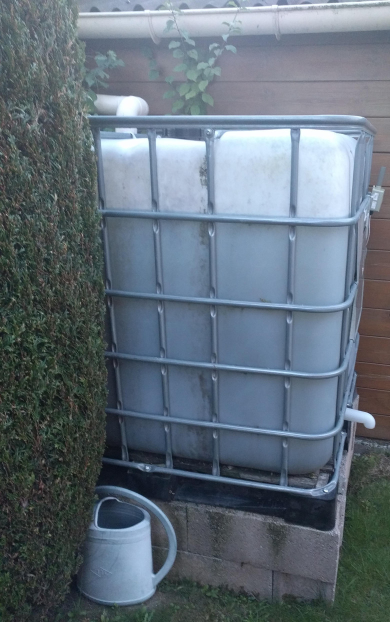
#> input picture open_cv/lvl_detect/img/water_tank.jpg, 780 x 1244 px (shown at 1/2 size)
$ python water_tank_lvl.py   (older library calls are emulated)
#> lines starting #> are read from the running program, lines starting #| are printed output that depends on the picture; after the words box and inside, x2 and y2 are one past the last pixel; in counts of white or black regions, pixels touching at a corner belong together
#!/usr/bin/env python

import os
import imutils
import matplotlib.pyplot as plt
import numpy as np
import cv2

# image file path (relative to this script path)
img_file = os.path.join(os.path.dirname(__file__), "img/water_tank.jpg")

# load image and crop it
img_full = cv2.imread(img_file)
#> img_full is the input picture: shape (1244, 780, 3); mean B, G, R 121.4, 110.2, 97.5
img = img_full[268:938, 464:564].copy()
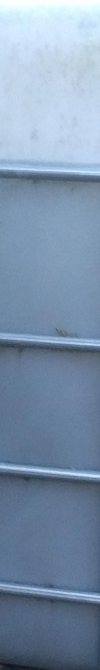
#> img: shape (670, 100, 3); mean B, G, R 172.4, 147.4, 125.4

# gray histogram
img_g = cv2.cvtColor(img, cv2.COLOR_BGR2GRAY)
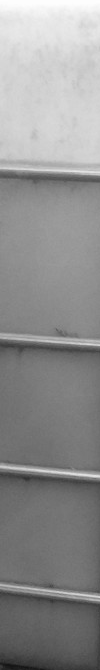
#> img_g: shape (670, 100); min 20, max 254, mean 143.7
hist_g = cv2.calcHist([img_g], [0], None, [256], [0, 256])
#> hist_g = 256 values, max 1635 at index 113, min 0 at index 0, mean 261.7

# threshold gray image at 180 intensity value
_, img_g_th = cv2.threshold(img_g, 180, 255, cv2.THRESH_BINARY)
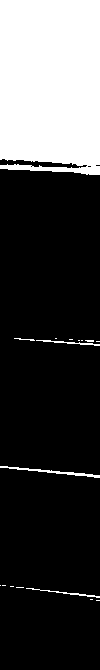
#> img_g_th: shape (670, 100); 25.9% white; 17 white regions (12 under 20 px), largest, box (x1, y1, x2, y2) and area: (0, 0, 100, 175) 16807, (0, 466, 100, 478) 242, (26, 588, 100, 598) 113, (36, 340, 100, 346) 110, (14, 338, 35, 341) 27

# erode test img
kernel = np.ones((4, 4), np.uint8)
img_th_e = cv2.erode(img_g_th, kernel, iterations=3)
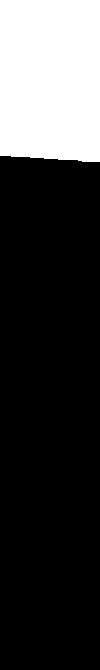
#> img_th_e: shape (670, 100); 23.7% white; 1 white region

# search and draw contour
if imutils.is_cv3():
    _, contours, _ = cv2.findContours(img_th_e.copy(), cv2.RETR_EXTERNAL, cv2.CHAIN_APPROX_SIMPLE)
else:
    contours, _ = cv2.findContours(img_th_e.copy(), cv2.RETR_EXTERNAL, cv2.CHAIN_APPROX_SIMPLE)
#> contours = 1 contour; box (x1, y1, x2, y2) and area: (0, 0, 100, 162) 15639
cv2.drawContours(img_g, contours, -1, (0, 0, 0), 10)
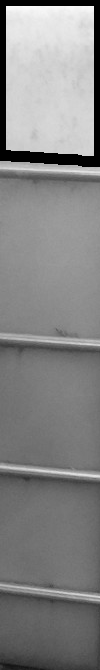
#> img_g: shape (670, 100); 5.17% of pixels changed, all inside (x1, y1, x2, y2) = (0, 0, 100, 167)

# areas compute
msg = "empty area not found"
if len(contours) == 1:
    area = cv2.contourArea(contours[0])
#> area = 15639
    img_area = img.shape[0] * img.shape[1]
#> img_area = 67000
    percent_usage = 100 - 100 * area / img_area
#> percent_usage = 76.66
    volume = 1000 * percent_usage / 100
#> volume = 766.6
    msg = "area = %.f px\nimg = %.f px\n\nlevel = %.2f %%\nvolume = %.f l"
    msg %= (area, img_area, percent_usage, volume)

# display results
plt.figure(num="Water tank level detector")
plt.subplot(2, 3, 1)
plt.title("full img")
plt.imshow(imutils.opencv2matplotlib(img_full))
plt.subplot(2, 3, 2)
plt.title("img with crop")
plt.imshow(img_g, cmap="gray")
plt.subplot(2, 3, 3)
plt.title("gray histogram")
plt.plot(hist_g)
plt.subplot(2, 3, 4)
plt.title("threshold img")
plt.imshow(img_g_th, cmap="gray")
plt.subplot(2, 3, 5)
plt.title("erode threshold img")
plt.imshow(img_th_e, cmap="gray")
ax = plt.subplot(2, 3, 6)
ax.axis("off")
ax.text(0.5, 0.5, msg, horizontalalignment='center', verticalalignment='center')
plt.show()
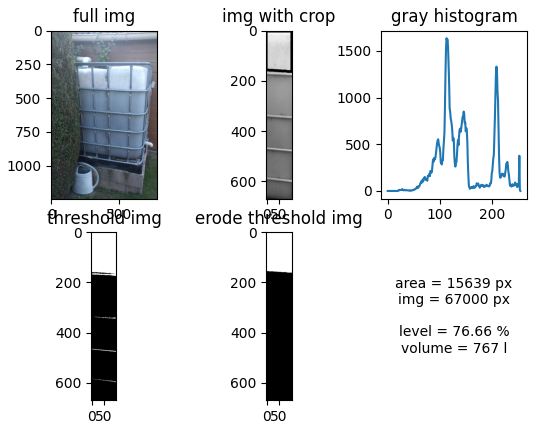
#> figure drawn by matplotlib, 5 panels; panel 3: curve peaks at x = 113, y = 1635
